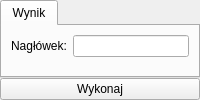
       <widget class="QWidget" name="getHeaderPage">
        <layout class="QGridLayout" name="gridLayout_14">
         <property name="margin">
          <number>0</number>
         </property>
         <property name="spacing">
          <number>0</number>
         </property>
         <item row="0" column="0">
          <widget class="QTabWidget" name="tabWidget_19">
           <property name="currentIndex">
            <number>0</number>
           </property>
           <widget class="QWidget" name="tab_3">
            <attribute name="title">
             <string>Wynik</string>
            </attribute>
            <layout class="QFormLayout" name="formLayout_76">
             <item row="0" column="0">
              <widget class="QLabel" name="label_414">
               <property name="text">
                <string>Nagłówek:</string>
               </property>
              </widget>
             </item>
             <item row="0" column="1">
              <widget class="QLineEdit" name="getHeaderContent">
               <property name="readOnly">
                <bool>true</bool>
               </property>
              </widget>
             </item>
            </layout>
           </widget>
          </widget>
         </item>
         <item row="1" column="0">
          <widget class="QPushButton" name="getHeaderButton">
           <property name="text">
            <string>Wykonaj</string>
           </property>
          </widget>
         </item>
        </layout>
       </widget>
